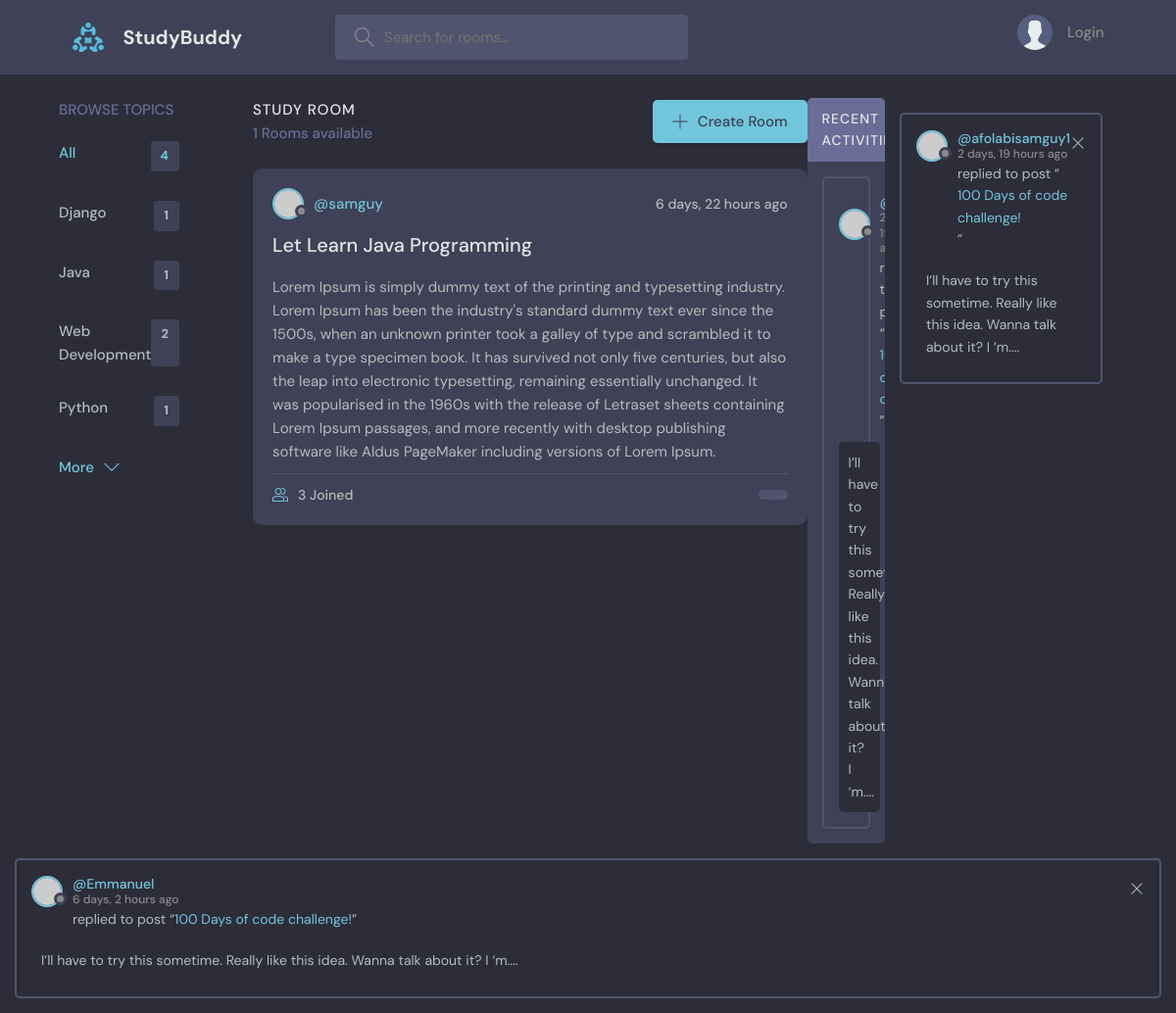
Page /?q=Python on the committed database.
### base/models.py (models this page shows, shortened)
class Topic(models.Model):
    name = models.CharField(max_length=200)

class Room(models.Model):
    host = models.ForeignKey(User, on_delete=models.SET_NULL, null=True)
    topic = models.ForeignKey(Topic, on_delete=models.SET_NULL, null=True)
    name = models.CharField(max_length=200)
    description = models.TextField(null=True, blank=True)
    participants = models.ManyToManyField(User, related_name='participants', blank=True)
    updated = models.DateTimeField(auto_now=True)
    created = models.DateTimeField(auto_now_add=True)
    class Meta:
        ordering = ['-updated', '-created']

class Message(models.Model):
    user = models.ForeignKey(User, on_delete=models.CASCADE)
    room = models.ForeignKey(Room, on_delete=models.CASCADE)
    body = models.TextField()
    updated = models.DateTimeField(auto_now=True)
    created = models.DateTimeField(auto_now_add=True)
    class Meta:
        ordering = ['-updated', '-created']

### base/views.py (the view)
# urls.py: 2. Add a URL to urlpatterns:  path('', views.home, name='home')
def home(request):
    q = request.GET.get('q') if request.GET.get('q') is not None else ''
    rooms = Room.objects.filter(Q(topic__name__icontains=q) |
                                Q(name__icontains=q) |
                                Q(description__icontains=q))
    room_count = rooms.count()
    topics = Topic.objects.all()
    room_messages = Message.objects.filter(Q(room__topic__name__icontains=q)
                                           )
    context = {'rooms': rooms, 'topics': topics,
               'room_count': room_count, 'room_messages': room_messages}
    return render(request, 'base/home.html', context)

### base/templates/base/home.html (shortened to what this page needs)
{% extends 'main.html' %}
{% block content %}
    <main class="layout layout--3">
      <div class="container">
        {% include 'base/topics_components.html' %}
        <div class="roomList">
          <div class="roomList__header">
            <div>
              <h2>Study Room</h2>
              <p>{{room_count}} Rooms available</p>
            </div>
            <a class="btn btn--main" href="create-room.html">
              <svg version="1.1" xmlns="http://www.w3.org/2000/svg" width="32" height="32" viewBox="0 0 32 32">
                <title>add</title>
                <path
                  d="M16.943 0.943h-1.885v14.115h-14.115v1.885h14.115v14.115h1.885v-14.115h14.115v-1.885h-14.115v-14.115z"
                ></path>
              </svg>
              Create Room
            </a>
          </div>
          {% include 'base/feed_components.html' %}
        </div>
        {% include 'base/activity_components.html' %}
    </main>
{% endblock content %}

### base/templates/base/topics_components.html (shortened to what this page needs)
<div class="topics">
          <div class="topics__header">
            <h2>Browse Topics</h2>
          </div>
          <ul class="topics__list">
            <li>
              <a href="{% url 'home' %}" class="active">All <span>{{ topics.count }}</span></a>
            </li>
            {% for topic in topics %}
            <li>
              <a href="{% url 'home' %}?q={{ topic.name }}">{{ topic.name }} <span>{{topic.room_set.all.count}}</span></a>
            </li>
            {% endfor %}
          </ul>
          <a class="btn btn--link" href="topics.html">
            More
            <svg version="1.1" xmlns="http://www.w3.org/2000/svg" width="32" height="32" viewBox="0 0 32 32">
              <title>chevron-down</title>
              <path d="M16 21l-13-13h-3l16 16 16-16h-3l-13 13z"></path>
            </svg>
          </a>
        </div>
{% for topic in topics %}
    <div>
    </div>
{% endfor %}

### base/templates/base/feed_components.html (shortened to what this page needs)
{% for room in rooms %}
<div class="roomListRoom">
            <div class="roomListRoom__header">
              <a href="{% url 'profile'  room.host.id%}" class="roomListRoom__author">
                <div class="avatar avatar--small">
                  <img src="https://randomuser.me/api/portraits/women/11.jpg" />
                </div>
                <span>@{{ room.host.username }}</span>
              </a>
              <div class="roomListRoom__actions">
                <span>{{ room.created|timesince}} ago</span>
              </div>
            </div>
            <div class="roomListRoom__content">
              <a href="{% url 'room' room.id %}">{{ room.name}}</a>
              <p>
                  {{ room.description }}
              </p>
            </div>
            <div class="roomListRoom__meta">
              <a href="{% url 'room' room.id %}" class="roomListRoom__joined">
                  {{ room.participants.all.count}} Joined
              </a>
              <p class="roomListRoom__topic">{{ rooom.topic.name }}</p>
            </div>
          </div>
{% endfor %}

### base/templates/base/activity_components.html
<div class="activities">
          <div class="activities__header">
            <h2>Recent Activities</h2>
          </div>
          {% for message in room_messages %}
          <div class="activities__box">
            <div class="activities__boxHeader roomListRoom__header">
              <a href="{% url 'profile' message.user.id %}" class="roomListRoom__author">
                <div class="avatar avatar--small">
                  <img src="https://randomuser.me/api/portraits/women/11.jpg" />
                </div>
                <p>
                    @{{message.user}}
                  <span>{{ message.created|timesince}} ago</span>
                </p>
              </a>
              <div class="roomListRoom__actions">
                <a href="#">
                  <svg version="1.1" xmlns="http://www.w3.org/2000/svg" width="32" height="32" viewBox="0 0 32 32">
                    <title>remove</title>
                    <path
                      d="M27.314 6.019l-1.333-1.333-9.98 9.981-9.981-9.981-1.333 1.333 9.981 9.981-9.981 9.98 1.333 1.333 9.981-9.98 9.98 9.98 1.333-1.333-9.98-9.98 9.98-9.981z"
                    ></path>
                  </svg>
                </a>
              </div>
            </div>
            <div class="activities__boxContent">
              <p>replied to post “<a href="room.html">100 Days of code challenge!</a>”</p>
              <div class="activities__boxRoomContent">
                I’ll have to try this sometime. Really like this idea. Wanna talk about it? I ‘m....
              </div>
            </div>
          </div>
        </div>
{% endfor %}

### rows in the picture
Topic: name "Django", room_set.all.count "1"
Topic: name "Java", room_set.all.count "1"
Topic: name "Web Development", room_set.all.count "2"
Topic: name "Python", room_set.all.count "1"
Room: host.username "samguy", created "6 days, 22 hours", name "Let Learn Java Programming", description "Lorem Ipsum is simply dummy text of the printing and typesetting industry. Lorem Ipsum has been the industry's standard dummy text ever since the 1500s, when an unknown printer took a galley of type and scrambled it to make a type specimen book. It has survived not only five centuries, but also the leap into electronic typesetting, remaining essentially unchanged. It was popularised in the 1960s with the release of Letraset sheets containing Lorem Ipsum passages, and more recently with desktop publishing software like Aldus PageMaker including versions of Lorem Ipsum.", participants.all.count "3"
Message: user "afolabisamguy1", created "2 days, 19 hours"
Message: user "Emmanuel", created "6 days, 2 hours"

### other values in the picture
{{ topics.count }} "4"
{{ room_count }} "1"
